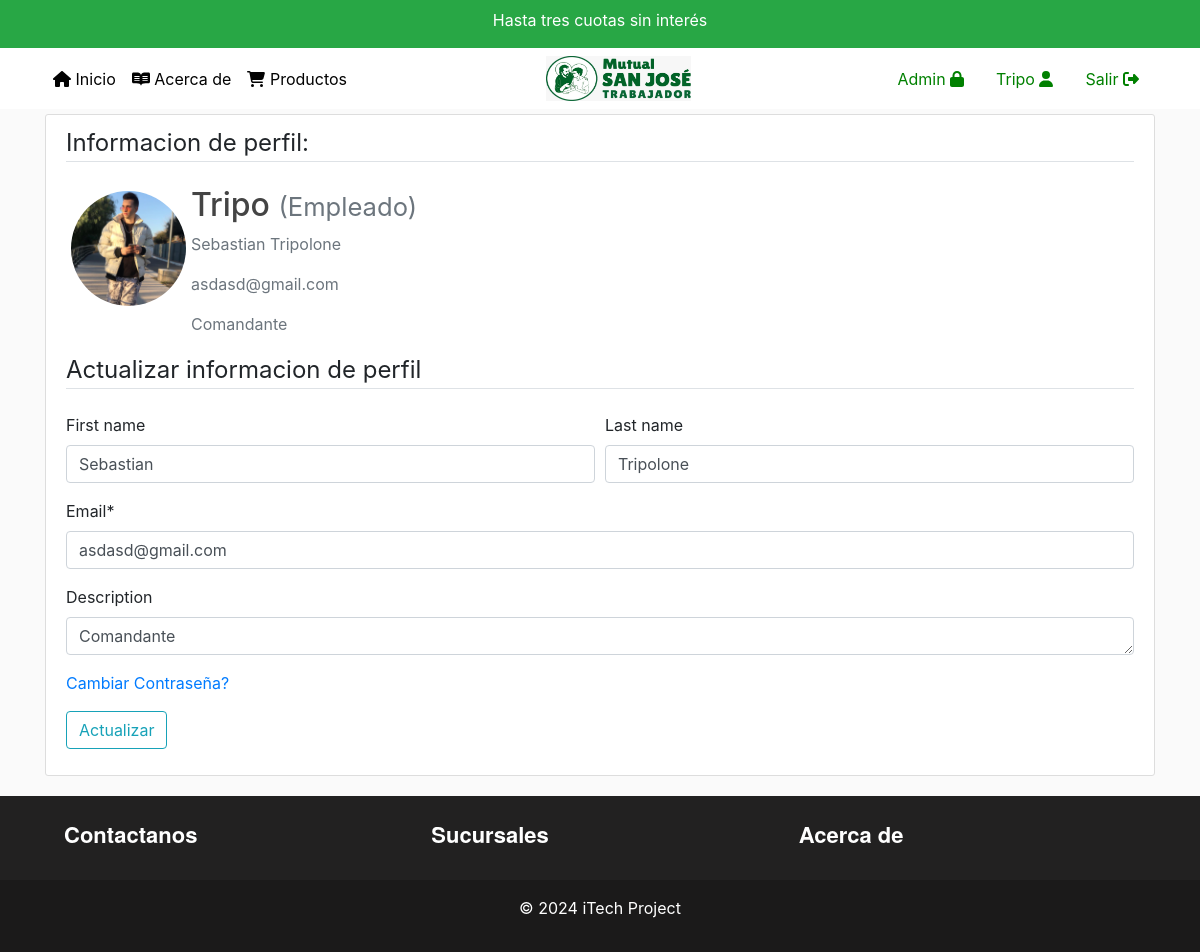
The page /profile/Tripo (signed in) on the database its author committed.
### users/models.py (models this page shows, shortened)
class CustomUser(AbstractUser):
    def image_upload_to(self, instance=None):
        if instance:
            return os.path.join('Users', self.username, instance)
        return None
    STATUS = (
        ('cliente', 'cliente'),
        ('Auxiliar', 'Auxiliar'),
        ('Administrativo', 'Administrativo'),
        ('Farmaceutico', 'Farmaceutico'),
        ('Medico', 'Medico'),
    )
    email = models.EmailField(unique=True)
    status = models.CharField(max_length=100, choices=STATUS, default='Empleado')
    description = models.TextField("Description", max_length=600, default='', blank=True)
    image = models.ImageField(default='default/no_image.jpg', upload_to=image_upload_to)

### users/views.py (the view, shortened to what this page needs)
# urls.py: path('profile/<username>', views.profile, name='profile'),
def profile(request, username):
    user = get_user_model().objects.filter(username=username).first()
    if user:
        form = UserUpdateForm(instance=user)
        form.fields['description'].widget.attrs = {'rows': 1}
        return render(request, 'users/profile.html', context={'form': form})
    return redirect("homepage")

### users/forms.py
class UserUpdateForm(forms.ModelForm):
    email = forms.EmailField()
    class Meta:
        model = get_user_model()
        fields = ['first_name', 'last_name', 'email', 'image', 'description']

### users/templates/users/profile.html (shortened to what this page needs)
{% extends "main/header.html" %}
{% load crispy_forms_tags %}
{% block content %}
<main role="main" class="container-xl">
<div class="content-section col-lg-12 col-md-12 col-sm-12 tutorial-style" style="min-height:65vh;">
    <legend class="border-bottom mb-4">Informacion de perfil:</legend>
    <form method="POST" enctype="multipart/form-data">
        <div class="media">
        {% if user.username == form.instance.username %}
            <label for="id_image">
            <img class="rounded-circle account-img profile-image"
            style="cursor: pointer;"
            src="{{ form.instance.image.url }}"
            title="Actualizar foto de perfil">
            </label>
        {% else %}
            <img class="rounded-circle account-img profile-image", src="{{ form.instance.image.url }}">
        {% endif %}
            <div class="media-body">
                <h2 class="account-heading">{{ form.instance.username }}
                    <small class="text-muted">({{ form.instance.status }})</small>
                </h2>
                <p class="text-secondary">{{ form.instance.first_name }} {{ form.instance.last_name }}</p>
                <p class="text-secondary">{{ form.instance.email }}</p>
                <p class="text-secondary">{{ form.instance.description }}</p>
            </div>
        </div>
        {% if user.username == form.instance.username %}
            <fieldset class="form-group">
                <legend class="border-bottom mb-4">Actualizar informacion de perfil</legend>
                <div class="form-row">
                    <div class="form-group col-md-6 mb-0">
                        {{ form.first_name|as_crispy_field }}
                    </div>
                    <div class="form-group col-md-6 mb-0">
                        {{ form.last_name|as_crispy_field }}
                    </div>
                </div>
                {{ form.email|as_crispy_field }}
                {{ form.description|as_crispy_field }}
                <a href="{% url 'password_change' %}">Cambiar Contraseña?</a>
            </fieldset>
            <div class="form-group">
                <button class="btn btn-outline-info" type="submit">Actualizar</button>
            </div>
        {% endif %}
    </form>
</div>
{% endblock content %}

### main/templates/main/includes/navbar.html (shortened to what this page needs)
{% load static %}
<header class="site-header" style="margin-bottom: 5px">
    <nav class="navbar navbar-expand-md navbar-color">
        <div class="container">
            <div class="navbar-nav">
                <a class="nav-item nav-link" href="/"><i class="fas fa-home"></i> Inicio</i></a>
            </div>
            <div class="collapse navbar-collapse" id="navbarToggle">
                <div class="navbar-nav mr-auto">
                    <a class="nav-item nav-link" href="{% url 'acercade' %}"><i class="fa-brands fa-readme"></i> Acerca de</a>
                    <a class="nav-item nav-link" href="{% url 'productos' %}"><i class="fa-solid fa-cart-shopping"></i> Productos</a>
                </div>
                <div class="navbar-nav mr-auto">
                <img src="{% static "images/logo.jpeg" %}" width="145" height="45" align="center">
                </div>
                {% if user.is_authenticated %}
                {% if user.is_staff %}
                <a class="nav-item nav-link" href="{% url 'admin:index' %}" style="color:green;">Admin <i class="fa-solid fa-lock"></i></a>
                {% endif %}
                <a class="nav-item nav-link" href="{% url 'profile' user.username %}" style="color:green">
                    {{user.username}} <i class="fas fa-user"></i>
                </a>
                <a class="nav-item nav-link" href="{% url 'logout' %}" style="color:green">
                    Salir <i class="fas fa-sign-out-alt"></i>
                </a>
                {% endif %}
                </div>
            </div>
    </nav>
</header>

### main/static/main/main.css (style rules this page uses)
:root { --footercolor: #ffffff; --navbarcolor: #ffffff; --btncolor: #ffffff; --socialcolor: #ffffff; --brightText: #020202; }
.navbar-color { background-color: var(--navbarcolor); }
body { background: #fafafa; }
h1, h2, h3, h4, h5, h6 { color: #444444; }
.site-header .navbar-nav .nav-link { color: var(--brightText); }
.content-section { background: #ffffff; padding: 10px 20px; border: 1px solid #dddddd; border-radius: 3px; margin-bottom: 20px; }
.profile-image { width: 125px; height: 125; padding: 5px; }
img { max-width: 100%; max-height: 100%; }

### rows shown on the page
CustomUser: username "Tripo", instance.image (picture), instance.username "Tripo", instance.status "Empleado", instance.first_name "Sebastian", instance.last_name "Tripolone", instance.email "asdasd@gmail.com", instance.description "Comandante", first_name "Sebastian", last_name "Tripolone", email "asdasd@gmail.com", description "Comandante"
